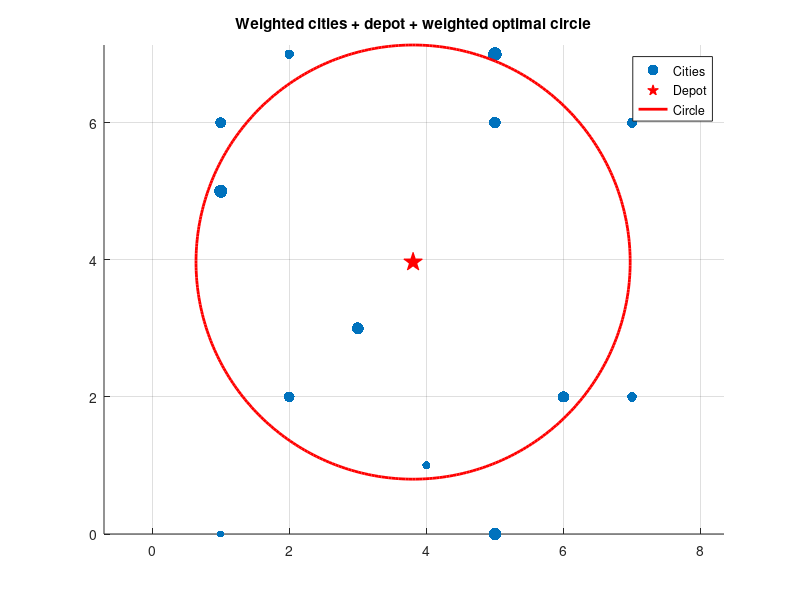

Write the MATLAB code that produced this figure.
X = [1 2 2 4 5 6 7 3 1 1 2 5 7 5];
Y = [0 2 2 1 0 2 2 3 5 6 7 6 6 7];
W = [10 50 30 20 80 60 40 70 90 55 35 65 45 100];

S = sum(W);
cx = sum(W .* X) / S;
cy = sum(W .* Y) / S;

dx = X - cx;
dy = Y - cy;
d2 = dx.^2 + dy.^2;

R2 = sum(W .* d2) / S;
R = sqrt(R2);

printf("Center: (%.4f , %.4f)\n", cx, cy);
printf("Radius: %.4f\n", R);

figure;
hold on;
grid on;
axis equal;

sz = 20 + 80 * (W / max(W));
scatter(X, Y, sz, 'filled');

plot(cx, cy, 'rp', 'MarkerSize', 14, 'MarkerFaceColor', 'r');

theta = linspace(0, 2*pi, 400);
x_cerc = cx + R * cos(theta);
y_cerc = cy + R * sin(theta);
plot(x_cerc, y_cerc, 'r-', 'LineWidth', 2);

title('Weighted cities + depot + weighted optimal circle');
legend('Cities', 'Depot', 'Circle');

